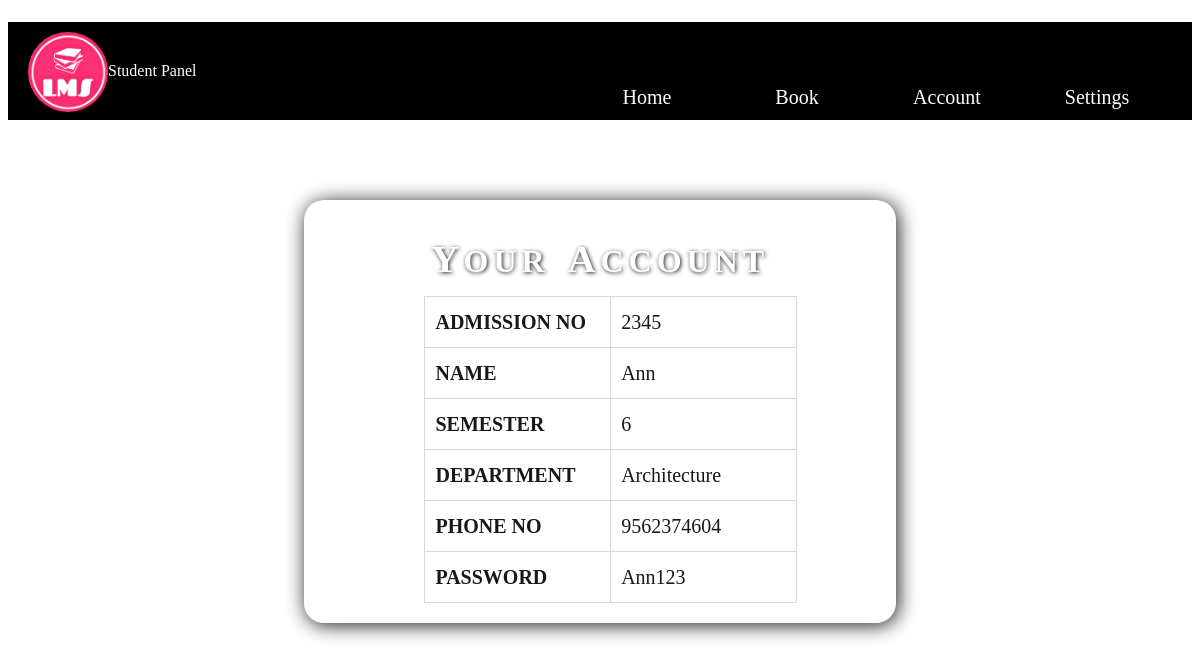
Page /View_Account.php (signed in) on the committed database.
### tables this page shows
CREATE TABLE `student` (
  `Admission_No` int(11) NOT NULL,
  `Name` varchar(50) NOT NULL,
  `Semester` varchar(20) NOT NULL,
  `Department` varchar(50) NOT NULL,
  `Phone_No` bigint(20) NOT NULL,
  `Status` varchar(10) NOT NULL
);

### View_Account.php (the view, shortened to what this page needs)
<html>
<head>
<link rel="stylesheet" type="text/css" href="lms_1.css">
</head>
<body><br><br><br>
<?php
	include("Connection.php");
	include('S_Fields.php');
	$s=$_SESSION['uid'];
?>
<div class="accnt">
<h1 align="center" style="padding:5% 5% 0% 5%;"><b><big>Y</big>OUR <big>A</big>CCOUNT</b></h1>
<table border=1 width="70%" cellpadding='10px'>
<?php
$sql="SELECT * FROM Student where Admission_No='$s'";
$qr=mysqli_query($conn,"$sql") or die("Error:".mysqli_error($conn));
while($row=mysqli_fetch_array($qr))
{
		echo "<tr><th align=left>ADMISSION NO</th><td>".$row['Admission_No']."</td></tr>
	    <tr><th align=left>NAME</th></th><td>".$row['Name']."</td></tr>
	    <tr><th align=left>SEMESTER</th><td>".$row['Semester']."</td></tr>
		<tr><th align=left>DEPARTMENT</th></th><td>";
		$dept=$row['Department'];
		switch($dept){
			case "Arch"		 :  $dept="Architecture";
								break;
		}
		echo $dept."</td></tr>
		<tr><th align=left>PHONE NO</th></th><td>".$row['Phone_No']."</td></tr>";
}
$qr=mysqli_query($conn,"SELECT Password FROM Login where User_Id='$s'") or die("Error:".mysqli_error($conn));
while($row=mysqli_fetch_array($qr)){
echo "<tr><th align=left>PASSWORD</th><td>".$row['Password']."</td></tr>";
}
?>
</table>
</div>
</body>
</html>

### lms_1.css (style rules this page uses)
body { background-repeat:no-repeat;background-size:cover; background-image:url("lms.jpg");font-family: constantia; }
.book_issue h1,.issued h1, .add_book h1,.reg h1, .accnt h1, .view_book h1 { color: white;padding:0;margin:0; text-shadow: 1px 1px 4px black;margin-bottom:15px;letter-spacing:5px;word-spacing:5px; }
.issued th,td,.view_book th,td { text-align:center; }
.add_book th,td { text-align:left;height:30px; }
.reg th,td { text-align:left;height:40px; }
.accnt { width:50%;background-color:white;color:black;padding:10px 30px; margin: 8% auto;margin-top:80px;margin-bottom:20px;text-align: center; border-radius: 20px;box-sizing:border-box;opacity:.9;box-shadow:2px 2px 20px black; }
.accnt th,td { text-align:left;height:40px; }
.accnt th { width:50%; }
.accnt table { margin-left:17%;font-size:20px ; border-collapse:collapse; border-color:lightgray; margin-bottom:10px; line-height:30px; }

### rows in the picture
student: Admission_No "2345", Name "Ann", Semester "6", Department "Architecture", Phone_No "9562374604"

### other values in the picture
$row['Password'] "Ann123"
